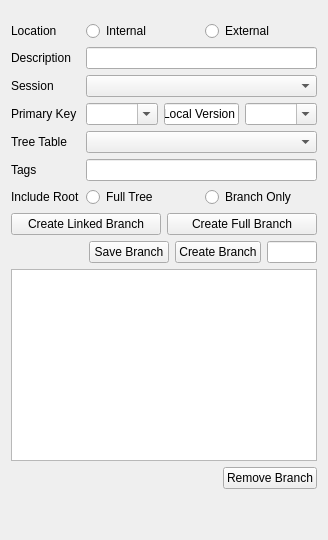
                  <widget class="QWidget" name="tab_18">
                   <attribute name="title">
                    <string>Export</string>
                   </attribute>
                   <layout class="QVBoxLayout" name="verticalLayout_35">
                    <item>
                     <layout class="QFormLayout" name="formLayout_14">
                      <property name="topMargin">
                       <number>10</number>
                      </property>
                      <item row="0" column="0">
                       <widget class="QLabel" name="label_17">
                        <property name="text">
                         <string>Location</string>
                        </property>
                       </widget>
                      </item>
                      <item row="0" column="1">
                       <layout class="QHBoxLayout" name="horizontalLayout_54">
                        <property name="topMargin">
                         <number>0</number>
                        </property>
                        <item>
                         <widget class="QRadioButton" name="rdoInternal">
                          <property name="text">
                           <string>Internal</string>
                          </property>
                         </widget>
                        </item>
                        <item>
                         <widget class="QRadioButton" name="rdoExternal">
                          <property name="text">
                           <string>External</string>
                          </property>
                         </widget>
                        </item>
                       </layout>
                      </item>
                      <item row="3" column="0">
                       <widget class="QLabel" name="label_8">
                        <property name="text">
                         <string>Primary Key</string>
                        </property>
                       </widget>
                      </item>
                      <item row="5" column="0">
                       <widget class="QLabel" name="lblDestinationTable">
                        <property name="text">
                         <string>Tree Table</string>
                        </property>
                       </widget>
                      </item>
                      <item row="5" column="1">
                       <widget class="QComboBox" name="cmbDestinationTable"/>
                      </item>
                      <item row="3" column="1">
                       <layout class="QHBoxLayout" name="horizontalLayout_55">
                        <property name="topMargin">
                         <number>0</number>
                        </property>
                        <item>
                         <widget class="QComboBox" name="cmbPrimaryGroup_2">
                          <property name="editable">
                           <bool>true</bool>
                          </property>
                          <property name="modelColumn">
                           <number>1</number>
                          </property>
                         </widget>
                        </item>
                        <item>
                         <widget class="QLineEdit" name="txtTBLocal">
                          <property name="minimumSize">
                           <size>
                            <width>75</width>
                            <height>0</height>
                           </size>
                          </property>
                          <property name="maximumSize">
                           <size>
                            <width>75</width>
                            <height>16777215</height>
                           </size>
                          </property>
                          <property name="text">
                           <string>Local Version</string>
                          </property>
                          <property name="readOnly">
                           <bool>true</bool>
                          </property>
                         </widget>
                        </item>
                        <item>
                         <widget class="QComboBox" name="cmbPrimaryGroup_3">
                          <property name="editable">
                           <bool>true</bool>
                          </property>
                          <property name="modelColumn">
                           <number>1</number>
                          </property>
                         </widget>
                        </item>
                       </layout>
                      </item>
                      <item row="1" column="1">
                       <widget class="QLineEdit" name="txtTBDescription"/>
                      </item>
                      <item row="1" column="0">
                       <widget class="QLabel" name="label_19">
                        <property name="text">
                         <string>Description</string>
                        </property>
                       </widget>
                      </item>
                      <item row="6" column="1">
                       <widget class="QLineEdit" name="txtTBTags"/>
                      </item>
                      <item row="6" column="0">
                       <widget class="QLabel" name="label_21">
                        <property name="text">
                         <string>Tags</string>
                        </property>
                       </widget>
                      </item>
                      <item row="2" column="1">
                       <widget class="QComboBox" name="cmbDestinationSession"/>
                      </item>
                      <item row="2" column="0">
                       <widget class="QLabel" name="lblDestinationSession">
                        <property name="text">
                         <string>Session</string>
                        </property>
                       </widget>
                      </item>
                      <item row="7" column="0">
                       <widget class="QLabel" name="label_23">
                        <property name="text">
                         <string>Include Root</string>
                        </property>
                       </widget>
                      </item>
                      <item row="7" column="1">
                       <layout class="QHBoxLayout" name="horizontalLayout_59">
                        <property name="topMargin">
                         <number>0</number>
                        </property>
                        <item>
                         <widget class="QRadioButton" name="rdoTBFullTree">
                          <property name="text">
                           <string>Full Tree</string>
                          </property>
                         </widget>
                        </item>
                        <item>
                         <widget class="QRadioButton" name="rdoTBBranch">
                          <property name="text">
                           <string>Branch Only</string>
                          </property>
                         </widget>
                        </item>
                       </layout>
                      </item>
                     </layout>
                    </item>
                    <item>
                     <layout class="QHBoxLayout" name="horizontalLayout_60">
                      <property name="topMargin">
                       <number>0</number>
                      </property>
                      <item>
                       <widget class="QPushButton" name="cmdCreateBranch_2">
                        <property name="text">
                         <string>Create Linked Branch</string>
                        </property>
                       </widget>
                      </item>
                      <item>
                       <widget class="QPushButton" name="cmdCreateFullBranch">
                        <property name="text">
                         <string>Create Full Branch</string>
                        </property>
                       </widget>
                      </item>
                     </layout>
                    </item>
                    <item>
                     <layout class="QHBoxLayout" name="horizontalLayout_61">
                      <property name="topMargin">
                       <number>0</number>
                      </property>
                      <item>
                       <spacer name="horizontalSpacer_3">
                        <property name="orientation">
                         <enum>Qt::Horizontal</enum>
                        </property>
                        <property name="sizeHint" stdset="0">
                         <size>
                          <width>40</width>
                          <height>20</height>
                         </size>
                        </property>
                       </spacer>
                      </item>
                      <item>
                       <widget class="QPushButton" name="cmdSaveBranch">
                        <property name="text">
                         <string>Save Branch</string>
                        </property>
                       </widget>
                      </item>
                      <item>
                       <widget class="QPushButton" name="cmdCreateBranch">
                        <property name="text">
                         <string>Create Branch</string>
                        </property>
                       </widget>
                      </item>
                      <item>
                       <widget class="QLineEdit" name="txtTBRecord">
                        <property name="maximumSize">
                         <size>
                          <width>50</width>
                          <height>16777215</height>
                         </size>
                        </property>
                       </widget>
                      </item>
                     </layout>
                    </item>
                    <item>
                     <widget class="QTableView" name="tblBranchCreator"/>
                    </item>
                    <item>
                     <layout class="QHBoxLayout" name="horizontalLayout_62">
                      <property name="topMargin">
                       <number>0</number>
                      </property>
                      <item>
                       <spacer name="horizontalSpacer_7">
                        <property name="orientation">
                         <enum>Qt::Horizontal</enum>
                        </property>
                        <property name="sizeHint" stdset="0">
                         <size>
                          <width>40</width>
                          <height>20</height>
                         </size>
                        </property>
                       </spacer>
                      </item>
                      <item>
                       <widget class="QPushButton" name="cmdRemoveBranch">
                        <property name="text">
                         <string>Remove Branch</string>
                        </property>
                       </widget>
                      </item>
                     </layout>
                    </item>
                    <item>
                     <spacer name="verticalSpacer_2">
                      <property name="orientation">
                       <enum>Qt::Vertical</enum>
                      </property>
                      <property name="sizeHint" stdset="0">
                       <size>
                        <width>20</width>
                        <height>40</height>
                       </size>
                      </property>
                     </spacer>
                    </item>
                   </layout>
                  </widget>
